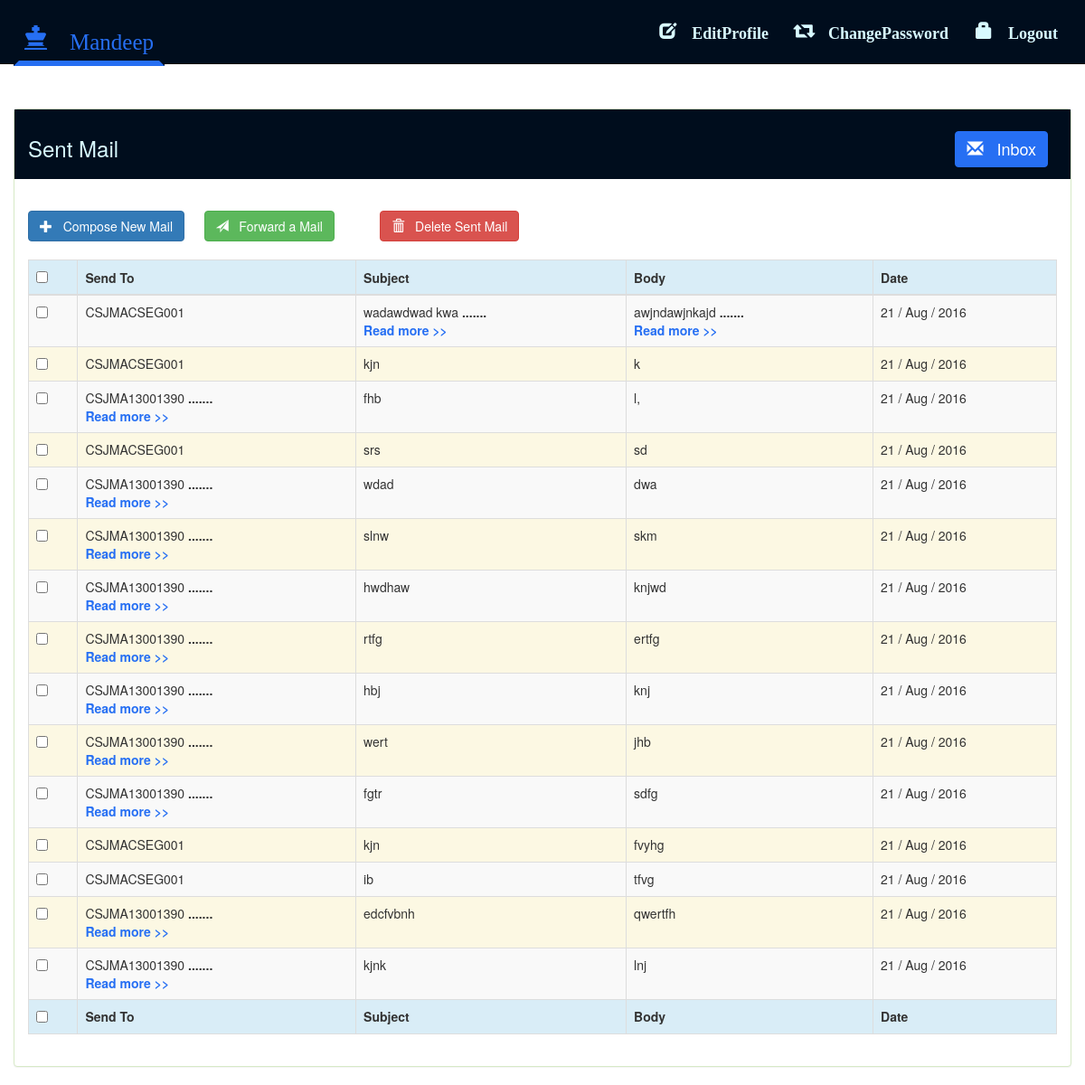
/adminsentmail.php (signed in), run on the app's committed database.
### tables this page shows
CREATE TABLE `sendmas` (
  `sno` int(3) NOT NULL,
  `sendto` varchar(30) NOT NULL,
  `sendby` varchar(30) NOT NULL,
  `sendername` varchar(30) NOT NULL,
  `senderid` varchar(30) NOT NULL,
  `body` varchar(1000) NOT NULL,
  `sbjct` varchar(300) DEFAULT NULL,
  `file1` varchar(300) DEFAULT NULL,
  `file2` varchar(300) DEFAULT NULL,
  `file3` varchar(300) DEFAULT NULL,
  `file4` varchar(300) DEFAULT NULL,
  `file5` varchar(300) DEFAULT NULL,
  `date` timestamp NOT NULL DEFAULT CURRENT_TIMESTAMP ON UPDATE CURRENT_TIMESTAMP,
  PRIMARY KEY (`sno`)
);

### dateformat.php (called while the page is built, shortened)
<?php
function dateformat($str){
$str=substr($str,0,10);
$arr=explode("-",$str);
if($arr[1]=="01")
    $m="Jan";
else if($arr[1]=="02")
    $m="Feb";
else if($arr[1]=="03")
    $m="Mar";
else if($arr[1]=="04")
    $m="Apr";
else if($arr[1]=="05")
    $m="May";
else if($arr[1]=="06")
    $m="Jun";
else if($arr[1]=="07")
    $m="Jul";
else if($arr[1]=="08")
    $m="Aug";
$arr[1]="";
$arr[1]=$m;
$m=$arr[2];
$arr[2]=$arr[0];
$arr[0]=$m;
$str=implode(" / ",$arr);
return $str;
}
?>

### adminsentmail.php (the view, shortened to what this page needs)
<!DOCTYPE HTML>
<html>
<head>
    <link rel="stylesheet" href="css/bootstrap.css" />
</head>
<body>
<?php
include('suc_header.php');
include("connection.php");
include("dateformat.php");
$query="SELECT DATE,SNO,senderid,body,sbjct,sendto FROM sendmas where senderid='$_SESSION[uid]' order by date desc";
$result=mysqli_query($link,$query);
?>
<br /><br /><br /><br /><br /><br />
<form id="phpForm" name="phpForm" method="post" action="adminsentmail.php">
<div class="container-fluid">
<div class="panel panel-success">
    <div class="bgcolor">
    <div class="panel-heading">
       <div class="row">
                    <div class="col-xs-3"><h3 >Sent Mail</h3></div><div class="col-md-5"></div>
                    <span class="col-md-9 visible-lg" >
                   <span class="col-md-9"></span>
                    <a href="admin-inbox.php"  style="margin-top: 13px; font-size:18px;float:right;margin-right:10px;"  type="button" class="btn btn-info myhomebtn "><span class="glyphicon glyphicon-envelope"></span> &nbsp;&nbsp;Inbox</a><?php  if($pendingmailcount>0){?><sup><?php echo $pendingmailcount; ?></sup><?php } ?>
                    </span>
                    </div>
    </div>
    </div>
    <div class="panel-body">
        <div class="row">&nbsp;
        <span class="hidden-lg hidden-md" ><hr /></span></div>
        <div class="row">
            <div class="col-md-2">
                <a href="adminnewmail.php" id="add" name="Add" class="btn btn-primary" style="color: white;"><span class="glyphicon glyphicon-plus"></span> &nbsp;&nbsp;Compose New Mail</a>
            </div>
            <?php
             if(mysqli_affected_rows($link)>0){
            ?>
            <div class="col-md-2">
                <a href="javascript:void(0)" id="edit" onclick="forwardmail()" class="btn btn-success"><span class="glyphicon glyphicon-send"></span> &nbsp;&nbsp;Forward a Mail</a>
            </div>
            <div class="col-md-2">
                <a href="javascript:void(0)" id="delete" onclick="deletemail()" class="btn btn-danger"><span class="glyphicon glyphicon-trash"></span> &nbsp;&nbsp;Delete Sent Mail</a>
            </div>
            <?php
            }
            ?>
        </div>
        <div class="row">&nbsp;</div>
       <div class="row">
            <div class="col-md-12">
                <?php
                    if(mysqli_affected_rows($link)>0){
                ?>
                <div class="table-responsive">
                    <table class="table table-bordered table-striped">
                        <thead class="bg-info">
                          <tr>
                                <th><input type="checkbox" id="header" onchange="checkAll(this)" /></th>
                                <th >Send To</th>
                                <th >Subject</th>
                                <th >Body</th>
                                <th >Date</th>
                            </tr>
                        </thead>
                        <tbody class="bg-warning">
                        <?php
                        while($data=mysqli_fetch_array($result,MYSQLI_ASSOC)){
                            echo "<tr>";
                            echo "<td>";
                            echo "<input type=checkbox name=row[] value='$data[SNO]' />";
                            echo "</td>";
                            echo "<td><span class='more'>".$data['sendto']."</span></td>";
                            echo "<td><span class='more'>$data[sbjct]</span></td>";
                            echo "<td><span class='more'>$data[body]</span></td>";
                            echo "<td>".dateformat($data['DATE'])."</td>";
                            echo "</tr>";
                        }
                        ?>
                        </tbody>
                        <tfoot class="bg-info">
                            <tr>
                                <th><input type="checkbox" id="footer" onchange="checkAll(this)" /></th>
                                <th >Send To</th>
                                <th >Subject</th>
                                <th >Body</th>
                                <th >Date</th>
                            </tr>
                        </tfoot>
                    </table>
                </div>
                <?php
                }
                else{
                ?>
                <div class="errormessage">
                    There is no record found
                </div>
                <?php
                }
                ?>
            </div>
       </div>
    </div>
</div>
</div>
</form>
</body>
</html>

### data on the page
sendmas: sendto "CSJMACSEG001", sbjct "wadawdwad kwa", body "awjndawjnkajd", date "21 / Aug / 2016"
sendmas: sendto "CSJMACSEG001", sbjct "kjn", body "k", date "21 / Aug / 2016"
sendmas: sendto "CSJMA13001390", sbjct "fhb", body "l,", date "21 / Aug / 2016"
sendmas: sendto "CSJMACSEG001", sbjct "srs", body "sd", date "21 / Aug / 2016"
sendmas: sendto "CSJMA13001390", sbjct "wdad", body "dwa", date "21 / Aug / 2016"
sendmas: sendto "CSJMA13001390", sbjct "slnw", body "skm", date "21 / Aug / 2016"
sendmas: sendto "CSJMA13001390", sbjct "hwdhaw", body "knjwd", date "21 / Aug / 2016"
sendmas: sendto "CSJMA13001390", sbjct "rtfg", body "ertfg", date "21 / Aug / 2016"
sendmas: sendto "CSJMA13001390", sbjct "hbj", body "knj", date "21 / Aug / 2016"
sendmas: sendto "CSJMA13001390", sbjct "wert", body "jhb", date "21 / Aug / 2016"
sendmas: sendto "CSJMA13001390", sbjct "fgtr", body "sdfg", date "21 / Aug / 2016"
sendmas: sendto "CSJMACSEG001", sbjct "kjn", body "fvyhg", date "21 / Aug / 2016"
sendmas: sendto "CSJMACSEG001", sbjct "ib", body "tfvg", date "21 / Aug / 2016"
sendmas: sendto "CSJMA13001390", sbjct "edcfvbnh", body "qwertfh", date "21 / Aug / 2016"
sendmas: sendto "CSJMA13001390", sbjct "kjnk", body "lnj", date "21 / Aug / 2016"

### other printed values
$_SESSION['uname'] "Mandeep"
